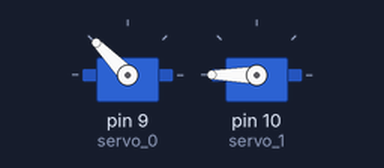
Bench run of a sketch on a simulated Arduino Uno, built with avr-gcc and run on an emulated ATmega328P. Parts: 2 × servo. Random numbers use the default seed unless the sketch sets one.

Above: at 1.6 s.
At 12.3 s:
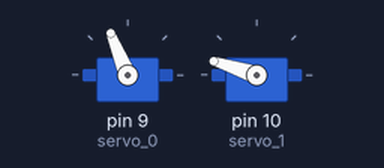
At 19.2 s:
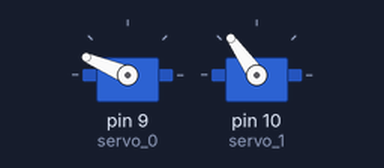
At 38.2 s:
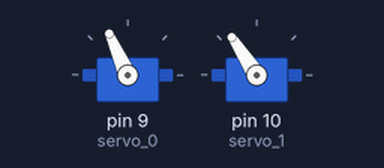
Timing chart, 0 to 39.7 s (numbered marks = the images above):
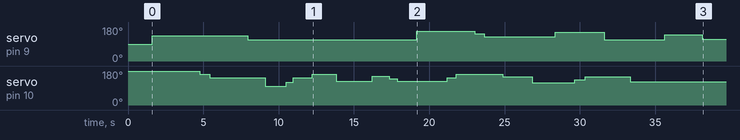

The sketch:

UselessDuelHat.ino
```cpp
#include <Servo.h>

Servo servo_0, servo_1;

// holds current angle of servo arm
int nowAt = 0;
int randomArm = 0, randomDelay = 0, randomAngle = 0, randomStep = 0;


void setup() {

	// seed pRNG with noise from unconnected PIN 7
	randomSeed(analogRead(7));
	servo_0.attach(9);
	servo_1.attach(10);
	servo_0.write(90); // bring 'em in to start sequence
	servo_1.write(180);
	delay(1000); // wait 1 sec
}

void loop() {

        // choose which tentacle -- L or R servo arm.?
	randomArm = random(0,2); // will give us 0 xor 1
        // choose angle to move servo arm to this time
        randomAngle = random(90,181); // 90..180
        // choose how long to wait before next move
        randomDelay = random(300,801); // 300..800ms

        if(randomArm == 0) {
		nowAt = servo_0.read();
		Sweep(0,nowAt,randomAngle,randomDelay);
        } else {
		nowAt = servo_1.read();
		Sweep(1,nowAt,randomAngle,randomDelay);
        }

}


/*

Takes as args:  which servo arm (0||1), the current position of that arm,
the angle to now put the arm, and a delay to wait between moves.

*/

void Sweep(int arm, int start, int stopAt, int usec) {

	// step size for ctrl of speed of arm movement
	randomStep = random(10,46);

	// which arm we moving.?
	if(arm == 0) {
		// arm not > position we want yet, increase angle to meet it
		if(start <= stopAt) {
			for(int angle = start; angle < stopAt; angle += randomStep) {
				servo_0.write(angle);
				delay(usec);
			}
		// already > angle wanted, decrease angle to meet requirement
		} else {
			for(int angle = start; angle >= stopAt; angle -= randomStep) {
				servo_0.write(angle);
				delay(usec);
			}
		}


	} else {
		if(start <= stopAt) {
			for(int angle = start; angle < stopAt; angle += randomStep) {
				servo_1.write(angle);
				delay(usec);
			}
		} else {
			for(int angle = start; angle >= stopAt; angle -= randomStep) {
				servo_1.write(angle);
				delay(usec);
			}
		}

	}
}
```

Measured:
- by itself, servo on pin 9 (servo_0): 90° → 134° at 1.6 s, → 112° 6.4 s later, → 157° 11.2 s later, → 143° 3.9 s later, … (9 changes in this stretch)
